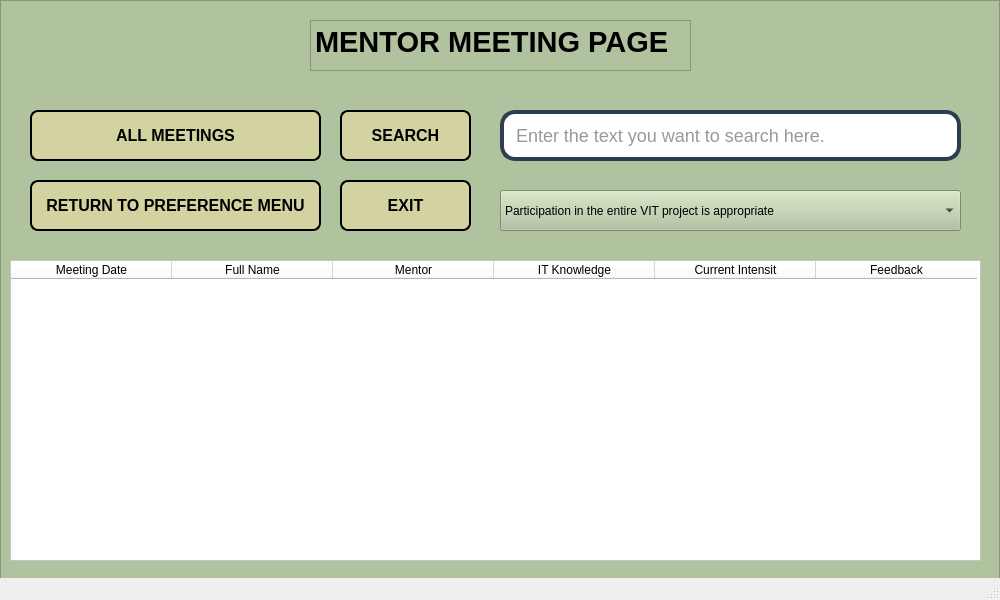
<?xml version="1.0" encoding="UTF-8"?>
<ui version="4.0">
 <class>MainWindow</class>
 <widget class="QMainWindow" name="MainWindow">
  <property name="geometry">
   <rect>
    <x>0</x>
    <y>0</y>
    <width>1000</width>
    <height>600</height>
   </rect>
  </property>
  <property name="sizePolicy">
   <sizepolicy hsizetype="Fixed" vsizetype="Fixed">
    <horstretch>0</horstretch>
    <verstretch>0</verstretch>
   </sizepolicy>
  </property>
  <property name="minimumSize">
   <size>
    <width>1000</width>
    <height>600</height>
   </size>
  </property>
  <property name="maximumSize">
   <size>
    <width>1000</width>
    <height>600</height>
   </size>
  </property>
  <property name="windowTitle">
   <string>MainWindow</string>
  </property>
  <widget class="QWidget" name="centralwidget">
   <widget class="QFrame" name="frame_Mentor_Meeting_Page">
    <property name="geometry">
     <rect>
      <x>0</x>
      <y>0</y>
      <width>1000</width>
      <height>600</height>
     </rect>
    </property>
    <property name="styleSheet">
     <string notr="true">background-color:rgb(177, 194, 158)</string>
    </property>
    <property name="frameShape">
     <enum>QFrame::StyledPanel</enum>
    </property>
    <property name="frameShadow">
     <enum>QFrame::Raised</enum>
    </property>
    <widget class="QPushButton" name="pushButton_Search">
     <property name="geometry">
      <rect>
       <x>340</x>
       <y>110</y>
       <width>131</width>
       <height>51</height>
      </rect>
     </property>
     <property name="styleSheet">
      <string notr="true">
QPushButton {
    font-size: 16px;
    font-weight: bold;
    font-family: Arial;
    color: black; /* Siyah yazı rengi */
    background-color: #d3d3a1; /* Sarıya yakın gri arka plan rengi */
    border-radius: 8px; /* Köşe yuvarlama */
    padding: 8px; /* Küçük padding */
    border: 2px solid black; /* İnce siyah çerçeve */
    
    /* Gölgelendirme eklemek için: */
    box-shadow: 3px 3px 6px rgba(0, 0, 0, 0.3); /* Gölgenin boyutu ve rengi */
}

QPushButton:hover {
    background-color: #b0b072; /* Hover durumunda daha koyu sarımsı gri */
    /* Hover durumunda gölgeyi değiştirmek için */
    box-shadow: 5px 5px 10px rgba(0, 0, 0, 0.5); /* Hover sırasında daha belirgin gölge */
}</string>
     </property>
     <property name="text">
      <string>SEARCH</string>
     </property>
    </widget>
    <widget class="QPushButton" name="pushButton_Exit">
     <property name="geometry">
      <rect>
       <x>340</x>
       <y>180</y>
       <width>131</width>
       <height>51</height>
      </rect>
     </property>
     <property name="styleSheet">
      <string notr="true">
QPushButton {
    font-size: 16px;
    font-weight: bold;
    font-family: Arial;
    color: black; /* Siyah yazı rengi */
    background-color: #d3d3a1; /* Sarıya yakın gri arka plan rengi */
    border-radius: 8px; /* Köşe yuvarlama */
    padding: 8px; /* Küçük padding */
    border: 2px solid black; /* İnce siyah çerçeve */
    
    /* Gölgelendirme eklemek için: */
    box-shadow: 3px 3px 6px rgba(0, 0, 0, 0.3); /* Gölgenin boyutu ve rengi */
}

QPushButton:hover {
    background-color: #b0b072; /* Hover durumunda daha koyu sarımsı gri */
    /* Hover durumunda gölgeyi değiştirmek için */
    box-shadow: 5px 5px 10px rgba(0, 0, 0, 0.5); /* Hover sırasında daha belirgin gölge */
}</string>
     </property>
     <property name="text">
      <string>EXIT</string>
     </property>
    </widget>
    <widget class="QPushButton" name="pushButton_All_Meetings">
     <property name="geometry">
      <rect>
       <x>30</x>
       <y>110</y>
       <width>291</width>
       <height>51</height>
      </rect>
     </property>
     <property name="styleSheet">
      <string notr="true">
QPushButton {
    font-size: 16px;
    font-weight: bold;
    font-family: Arial;
    color: black; /* Siyah yazı rengi */
    background-color: #d3d3a1; /* Sarıya yakın gri arka plan rengi */
    border-radius: 8px; /* Köşe yuvarlama */
    padding: 8px; /* Küçük padding */
    border: 2px solid black; /* İnce siyah çerçeve */
    
    /* Gölgelendirme eklemek için: */
    box-shadow: 3px 3px 6px rgba(0, 0, 0, 0.3); /* Gölgenin boyutu ve rengi */
}

QPushButton:hover {
    background-color: #b0b072; /* Hover durumunda daha koyu sarımsı gri */
    /* Hover durumunda gölgeyi değiştirmek için */
    box-shadow: 5px 5px 10px rgba(0, 0, 0, 0.5); /* Hover sırasında daha belirgin gölge */
}</string>
     </property>
     <property name="text">
      <string>ALL MEETINGS</string>
     </property>
    </widget>
    <widget class="QPushButton" name="pushButton_Return_To_Preference_Menu">
     <property name="geometry">
      <rect>
       <x>30</x>
       <y>180</y>
       <width>291</width>
       <height>51</height>
      </rect>
     </property>
     <property name="styleSheet">
      <string notr="true">
QPushButton {
    font-size: 16px;
    font-weight: bold;
    font-family: Arial;
    color: black; /* Siyah yazı rengi */
    background-color: #d3d3a1; /* Sarıya yakın gri arka plan rengi */
    border-radius: 8px; /* Köşe yuvarlama */
    padding: 8px; /* Küçük padding */
    border: 2px solid black; /* İnce siyah çerçeve */
    
    /* Gölgelendirme eklemek için: */
    box-shadow: 3px 3px 6px rgba(0, 0, 0, 0.3); /* Gölgenin boyutu ve rengi */
}

QPushButton:hover {
    background-color: #b0b072; /* Hover durumunda daha koyu sarımsı gri */
    /* Hover durumunda gölgeyi değiştirmek için */
    box-shadow: 5px 5px 10px rgba(0, 0, 0, 0.5); /* Hover sırasında daha belirgin gölge */
}</string>
     </property>
     <property name="text">
      <string>RETURN TO PREFERENCE MENU</string>
     </property>
    </widget>
    <widget class="QLineEdit" name="lineEdit_Mentor_Meeting_Page">
     <property name="geometry">
      <rect>
       <x>500</x>
       <y>110</y>
       <width>461</width>
       <height>51</height>
      </rect>
     </property>
     <property name="styleSheet">
      <string notr="true">QLineEdit {
    font-size: 18px;
    font-family: Arial;
    color: #333;
    background-color: #fff;
    border: 4px solid #2c3e50;
    border-radius: 15px;
    padding: 10px;
    box-shadow: 5px 5px 10px rgba(0, 0, 0, 0.5);
}
QLineEdit:placeholder {
    color: rgba(150, 150, 150, 0.8);
    font-style: italic;
}
</string>
     </property>
     <property name="text">
      <string/>
     </property>
     <property name="readOnly">
      <bool>false</bool>
     </property>
     <property name="placeholderText">
      <string>Enter the text you want to search here.</string>
     </property>
     <property name="clearButtonEnabled">
      <bool>false</bool>
     </property>
    </widget>
    <widget class="QComboBox" name="comboBox_Mentor_Meeting_Page">
     <property name="geometry">
      <rect>
       <x>500</x>
       <y>190</y>
       <width>461</width>
       <height>41</height>
      </rect>
     </property>
     <property name="styleSheet">
      <string notr="true">QPushButton {
    font-size: 16px;
    font-weight: bold;
    font-family: Arial;
    color: black; /* Siyah yazı rengi */
    background-color: #dcdcdc; /* Açık gri arka plan rengi */
    border-radius: 8px; /* Köşe yuvarlama */
    padding: 8px; /* Küçük padding */
    border: none;
    
    /* Gölgelendirme eklemek için: */
    box-shadow: 3px 3px 6px rgba(0, 0, 0, 0.3); /* Gölgenin boyutu ve rengi */
}

QPushButton:hover {
    background-color: #c0c0c0; /* Hover durumunda biraz daha koyu gri */
    /* Hover durumunda gölgeyi değiştirmek için */
    box-shadow: 5px 5px 10px rgba(0, 0, 0, 0.5); /* Hover sırasında daha belirgin gölge */
}
</string>
     </property>
     <item>
      <property name="text">
       <string>Participation in the entire VIT project is appropriate</string>
      </property>
     </item>
     <item>
      <property name="text">
       <string>It would be appropriate to direct the VIT project to the first IT training area</string>
      </property>
     </item>
     <item>
      <property name="text">
       <string>It would be appropriate to direct the VIT project to the English training area</string>
      </property>
     </item>
     <item>
      <property name="text">
       <string>It can be directly directed within the scope of the VIT project</string>
      </property>
     </item>
     <item>
      <property name="text">
       <string>It would be appropriate to direct it to individual coaching directly</string>
      </property>
     </item>
     <item>
      <property name="text">
       <string>It would be more appropriate to participate in the next VIT project.</string>
      </property>
     </item>
     <item>
      <property name="text">
       <string>It would be appropriate to redirect to another sector.</string>
      </property>
     </item>
     <item>
      <property name="text">
       <string>Other</string>
      </property>
     </item>
    </widget>
    <widget class="QTableWidget" name="tableWidget_Mentor_Meeting_Page">
     <property name="geometry">
      <rect>
       <x>10</x>
       <y>260</y>
       <width>971</width>
       <height>301</height>
      </rect>
     </property>
     <property name="styleSheet">
      <string notr="true">background-color:rgb(255, 255, 255)</string>
     </property>
     <attribute name="horizontalHeaderCascadingSectionResizes">
      <bool>false</bool>
     </attribute>
     <attribute name="horizontalHeaderDefaultSectionSize">
      <number>161</number>
     </attribute>
     <attribute name="horizontalHeaderMinimumSectionSize">
      <number>54</number>
     </attribute>
     <column>
      <property name="text">
       <string>Meeting Date</string>
      </property>
     </column>
     <column>
      <property name="text">
       <string>Full Name</string>
      </property>
     </column>
     <column>
      <property name="text">
       <string>Mentor</string>
      </property>
     </column>
     <column>
      <property name="text">
       <string>IT Knowledge</string>
      </property>
     </column>
     <column>
      <property name="text">
       <string>Current Intensit</string>
      </property>
     </column>
     <column>
      <property name="text">
       <string>Feedback</string>
      </property>
     </column>
    </widget>
    <widget class="QTextBrowser" name="textBrowser_Mentor_Meeting_Page">
     <property name="geometry">
      <rect>
       <x>310</x>
       <y>20</y>
       <width>381</width>
       <height>51</height>
      </rect>
     </property>
     <property name="html">
      <string>&lt;!DOCTYPE HTML PUBLIC &quot;-//W3C//DTD HTML 4.0//EN&quot; &quot;http://www.w3.org/TR/REC-html40/strict.dtd&quot;&gt;
&lt;html&gt;&lt;head&gt;&lt;meta name=&quot;qrichtext&quot; content=&quot;1&quot; /&gt;&lt;style type=&quot;text/css&quot;&gt;
p, li { white-space: pre-wrap; }
&lt;/style&gt;&lt;/head&gt;&lt;body style=&quot; font-family:'MS Shell Dlg 2'; font-size:8.25pt; font-weight:400; font-style:normal;&quot;&gt;
&lt;p style=&quot; margin-top:0px; margin-bottom:0px; margin-left:0px; margin-right:0px; -qt-block-indent:0; text-indent:0px;&quot;&gt;&lt;span style=&quot; font-size:22pt; font-weight:600;&quot;&gt;MENTOR MEETING PAGE&lt;/span&gt;&lt;/p&gt;&lt;/body&gt;&lt;/html&gt;</string>
     </property>
    </widget>
   </widget>
  </widget>
  <widget class="QStatusBar" name="statusbar"/>
 </widget>
 <resources/>
 <connections/>
</ui>
